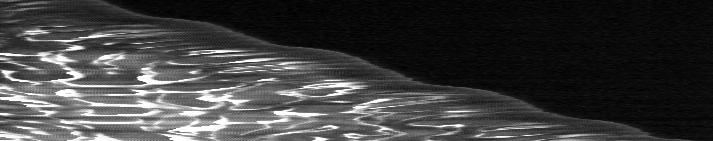
#> input picture image_processing/3_frente_llamas/streak_photograph.png, 713 x 141 px, found by its file name
$ jupyter execute --allow-errors 3_Velocidad_Frente_Llama.ipynb   (shell and % lines are left out)
#> lines starting #> are read from the running program, lines starting #| are printed output that depends on the picture; after the words box and inside, x2 and y2 are one past the last pixel; in counts of white or black regions, pixels touching at a corner belong together
# Medida de las velocidades de propagación de frentes de llamas

Se han tomados vídeos de la propagación de una llama sobre un canal a rebosar de alcohol isopropílico.

El canal es un paralelepípedo de 1 m de longitud con una acanaladura en la parte superior y refrigerado en su interior por un serpentín con agua a temperatura controlada de manera que la temperatura del alcohol, antes de que avance sobre él la llama, es constante y conocida.

La llama se inicia en un extremo del canal y ésta progresa sobre él hasta alcanzar el otro extremo, momento en que finaliza el experimento (y se apaga manualmente la llama).

Este proceso es el que se ha grabado con una cámara de vídeo Hi8mm, de modo que el encuadre cubriese 40 cm de la longitud del canal (es decir, el ancho de la imagen corresponde a 40 cm). Posteriormente, se ha digitalizado manteniendo la frecuencia de 25 cuadros por segundo del vídeo original (aplicando un proceso de desentrelazado).

De ese vídeo digitalizado se han extraído los fotogramas para tener una serie de imágenes del avance del frente de llama y estudiar por procesamiento digital de las mismas la evolución temporal de dicho frente de llama (en particular, para relacionar su dinámica con la temperatura del alcohol).

Observamos que hay demasiada información en cada una de esas imágenes ya que sólo nos interesa una pequeña región en cada una de ellas (el punto más avanzado, en el centro del frente de llama). Por ello, construimos una imagen sintética, que se denomina streak photograph, de la siguiente manera: tomamos las líneas centrales de los sucesivos fotogramas del vídeo digital, y los colocamos como filas sucesivas de la nueva streak photograph. Así el eje X de la nueva imagen, objeto de este problema, representa la longitud del canal y el eje B (en sentido descendente) el tiempo; la parte clara corresponde a la llama y la parte oscura, a la parte aún sin quemar.

*Nota: En el vídeo ilustrativo, la llama va de derecha a izquierda, pero en la streak photograph del problema, la llama avanza de izquierda a derecha.*

**TAREA**

El objetivo de este ejercicio es que usted determine, a partir del análisis de la streak photograph proporcionada, generada por el procedimiento descrito anteriormente, cuál es la velocidad de la llama (en m/s) en función del tiempo (en s), representándola gráficamente.

Para ello, debe hacer los siguientes pasos:

1. Hacer un esquema, en pseudo-código, del proceso de determinación de la posición del frente de llama.
2. Explicar cómo se realiza el proceso automático de mejora de la imagen (p.ej. filtrado), previo al procesamiento.
3. Explicar cómo determina los píxeles que contienen el frente de llama, esto es, la separación entre la parte quemada (donde existe llama) y la parte de alcohol fresco en la imagen.

*Nota: Tanto el proceso de mejora como el de determinación del frente de llama deben hacerse de forma automática, no manual; en caso contrario, se consideraría el problema no respondido.*

4. Calcular la posición, velocidad y aceleraciones instantáneas del frente de llama en función del tiempo (y representarlas gráficamente).

*Nota: Los datos deben darse en unidades del S.I.*

5. Calcular la frecuencia de la oscilación del frente de llama.

**DATOS**

- `llama_isopropanol.mp4`: vídeo del frente de llamas.

- `streak_photograph.png`: imagen sintética de 713x141 píxeles. Las columnas corresponden al espacio y las filas al tiempo (tiempo inicial en la fila superior; tiempo final en la inferior).

[cell 1]
import cv2
import numpy as np
from matplotlib import pyplot as plt
import statsmodels.api as sm


# Figures
FIGURES_PATH = "figures/"

# Images
IMAGES_PATH = "images/"

image = IMAGES_PATH + "streak_photograph.png"

image = cv2.imread(image)
#> image is the input picture: shape (141, 713, 3); min 0, max 255, mean 62.2

# Converting to gray scale
gray = cv2.cvtColor(image, cv2.COLOR_BGR2GRAY)

plt.figure(figsize = (15, 10))
plt.imshow(gray, cmap="gray")

Aplicamos un [filtro gaussiano](https://docs.opencv.org/4.5.2/d4/d13/tutorial_py_filtering.html) para difuminar/suaviar la imagen y así eliminar ruido innecesario para su tratamiento.

[cell 2]
blur = cv2.GaussianBlur(gray, (3, 3), 0)
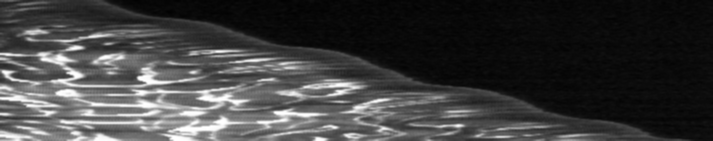
#> blur: shape (141, 713); min 2, max 255, mean 62.2

plt.figure(figsize = (15, 10))
plt.imshow(blur, cmap="gray")
plt.savefig(FIGURES_PATH + "1_filtro_gausiano.png")

Analizamos histograma para determinar los puntos del frente de llama ([OpenCV Histograms](https://docs.opencv.org/4.5.2/d1/db7/tutorial_py_histogram_begins.html)). La línea de separación corresponde con el mínimo local más cercano al máximo global, es decir, los píxeles menos repetidos cuya intensidad es mínima. Este mínimo se puede determinar con un algoritmo de descenso de gradiente o comparación de valores.

[cell 3]
plt.figure(figsize = (10, 4))
x, y, _ = plt.hist(blur.ravel(), 256, [0, 256])
#> x = 256 values, max 7025 at index 9, min 0 at index 0, mean 392.7; y = 257 values from 0 to 256
plt.grid(True)
plt.savefig(FIGURES_PATH + "2_histograma.png")
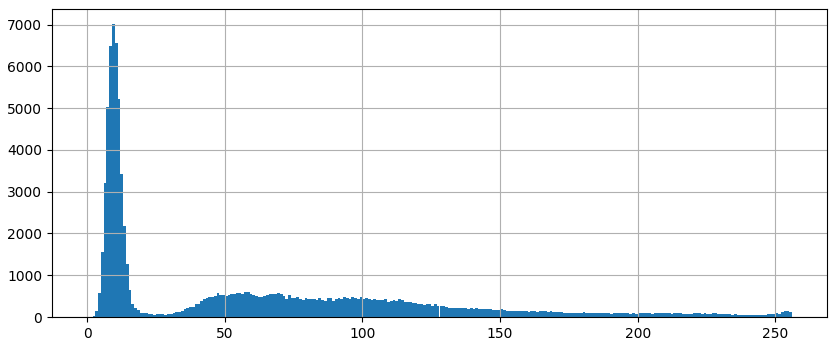
#> figure drawn by matplotlib, 1 panel; tallest bar 7025 high, from x = 9 to 10
plt.show()

[cell 4]
x, y

Localizamos aquellos puntos del frente y el valor del píxel.

[cell 5]
x_max = np.argmax(x)
#> x_max = 9
x_mins = []
y_mins = []

for i in range(x_max, x_max+50):
    if x[i] > x[i+1] and x[i+1] < x[i+2]:
        x_mins.append(x[i+1])
        y_mins.append(y[i+1])
        print((y[i+1], x[i+1]))
#> this loop made 50 passes
#| (20.0, 85.0)
#| (24.0, 57.0)
#| (28.0, 59.0)
#| (33.0, 129.0)
#| (45.0, 475.0)
#| (50.0, 512.0)
#| (56.0, 546.0)
#> after the loop, x_mins = [85, 57, 59, 129, 475, 512, 546]; y_mins = [20, 24, 28, 33, 45, 50, 56]

index_min = np.argmin(np.array(x_mins))
#> index_min = 1
y_mins[index_min]
#> Out = 24

A continuación binarizamos la imagen ([OpenCV Image Thresholding](https://docs.opencv.org/4.5.1/d7/d4d/tutorial_py_thresholding.html)). A pesar de determinar el valor mínimo de threshold automáticamente, aplicaremos el valor de 20 ya que nos da mejores resultados.

[cell 6]
#ret, th = cv2.threshold(blur, y_mins[index_min], 255, cv2.THRESH_BINARY)
ret, th = cv2.threshold(blur, 20, 255, cv2.THRESH_BINARY)
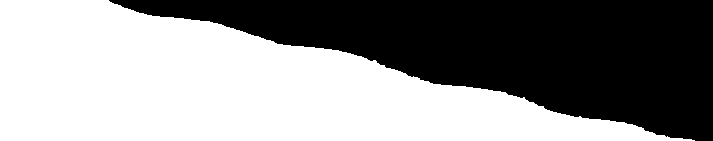
#> th: shape (141, 713); 56% white; 1 black region, box (x1, y1, x2, y2) and area: (109, 0, 713, 141) 44254

plt.figure(figsize = (15, 10))
plt.imshow(th, cmap="gray")
plt.savefig(FIGURES_PATH + "3_threshold.png")

Determinamos la línea de separación mediante el algoritmo [Canny Edge Detection](https://docs.opencv.org/3.4/da/d22/tutorial_py_canny.html)

[cell 7]
edges = cv2.Canny(th, 100, 250)
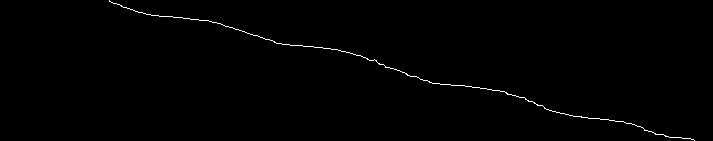
#> edges: shape (141, 713); 0.6% white in thin lines or dots, all inside (x1, y1, x2, y2) = (109, 0, 695, 141)

plt.figure(figsize = (15, 10))
plt.imshow(edges, cmap="gray")
plt.savefig(FIGURES_PATH + "4_canny.png")

Antes de graficar la posición frente al tiempo debemos hacer una transformación a nuestro datos. Primero hay que tener en cuenta que cada fila en nuestra matriz de píxeles corresponde con el tiempo. A medida que iteramos sobre las filas obtenemos el movimiento de la llama.

[cell 8]
edges[0] # tiempo 0, fila 1
#> Out = 713 values, max 255 at index 109, min 0 at index 0, mean 0.358

El eje X correspondiente al tiempo será nuestro total de píxeles (140) dividido por los 25fps (frames per second) con los que fue construida la imagen. Este tiempo final coincide con la duración del vídeo.

[cell 9]
indices = np.where(edges != [0])
#> indices = 607 positions, rows 0 to 140, columns 109 to 694
coordinates = zip(indices[0], indices[1])

t = indices[0]/25
#> t = 607 values from 0 to 5.6
x = indices[1]
#> x = 607 values, max 694 at index 606, min 109 at index 0, mean 403.2

print(list(coordinates))
#> (printed output is left out)

[cell 10]
x, t

[cell 11]
plt.figure(figsize = (8, 4))
plt.title("Posición píxel")
plt.xlabel("Píxel (i) -> Tiempo (s)")
plt.ylabel("Píxel (j)")
plt.plot(t, x)
plt.grid(True)
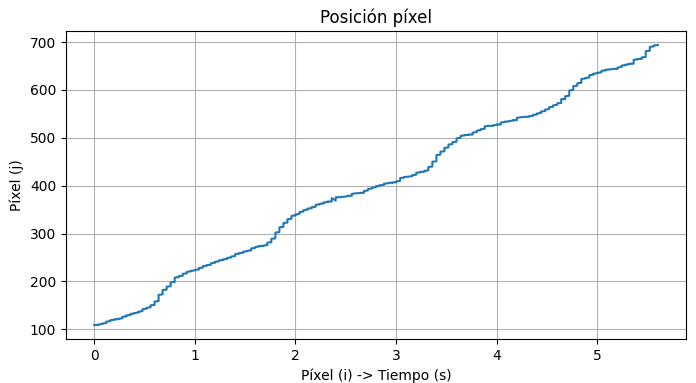
#> figure drawn by matplotlib, 1 panel

Para el eje Y debemos mapear los valores de los píxeles al rango `0-40cm`. Hacemos una transformación lineal del tipo

$$
x_{mapeado} = Ax_{antiguo} + B
$$

[cell 12]
A = 0.4 / (x[-1] - x[0])
#> A = 0.000684
B = -A * x[0]
#> B = -0.0745

Finalmente calculamos la posición del frente de llamas mediante una regresión lineal.

$$
x = c_1t + c_2
$$

[cell 13]
# eje y la posición
y = A*x + B
#> y = 607 values, max 0.4 at index 606, min 0 at index 0, mean 0.201
#y = np.flip(y)
# eje x = t
#> (the rest of this cell did not finish here and is left out)

Para calcular la velocidad hemos de tener en cuenta que la llama (línea de puntos) tiene un comportamiento sinusoidal con respecto a la línea de regresión, de tal manera que podemos establecer un modelo para la velocidad tal que

$$
v = \frac{dx}{dt} + A \big( sin(wt+\phi) \big)
$$

Si comparamos la posición de los píxeles del frente de llama frente a la posición calculada mediante regresión podemos visualizar el comportamiento oscilatorio del frente de llamas.

#> (a cell that did not finish here is left out)

Para determinar los diferentes parámetros de nuestro modelo para la velocidad, y con el objetivo de calcular la frecuencia de oscilación del frente de llama, necesitamos calcular la **Transformada de Fourier** de nuestra onda.

[cell 15]
from scipy.fftpack import fft, fftfreq

n = len(t) # número de intervalos
#> n = 607
dt = 1/25 # espaciado t[1]-t[0]

#> (the rest of this cell did not finish here and is left out)
